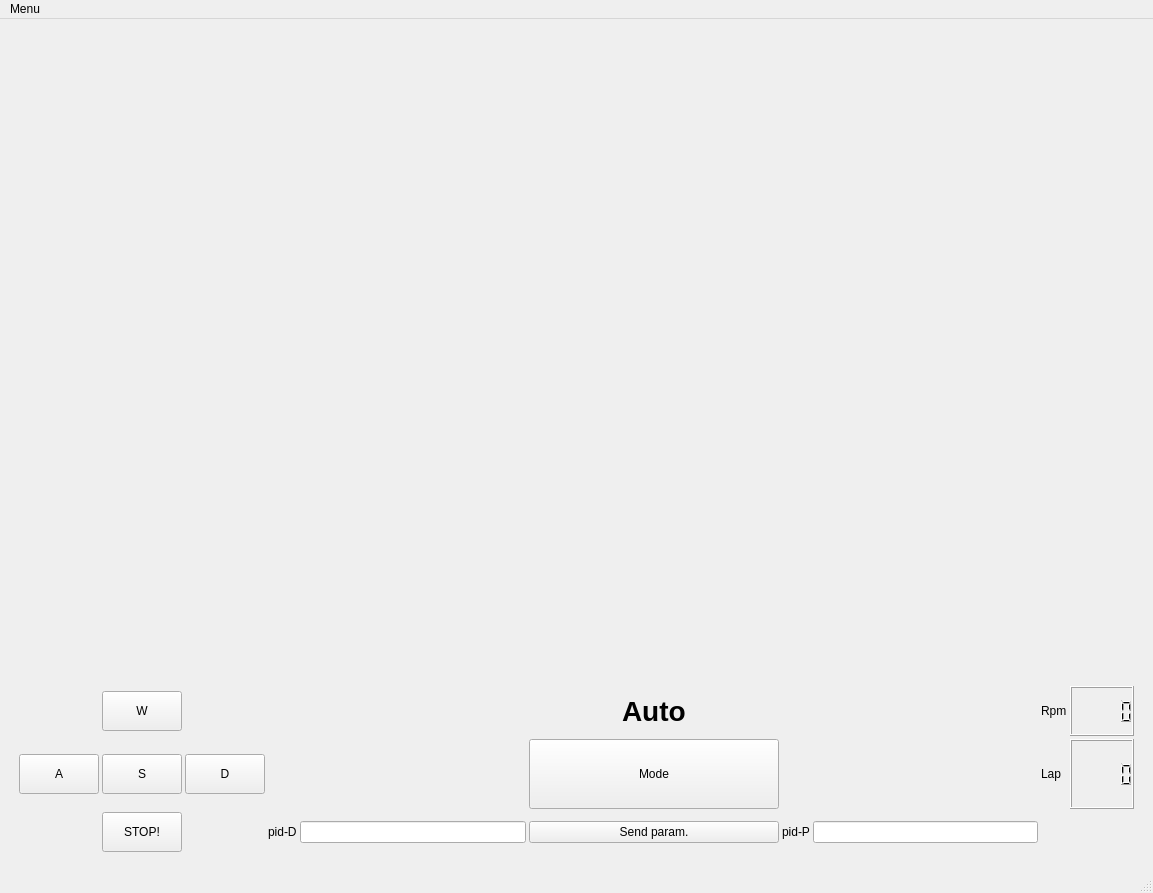
<?xml version="1.0" encoding="UTF-8"?>
<ui version="4.0">
 <class>MainWindow</class>
 <widget class="QMainWindow" name="MainWindow">
  <property name="geometry">
   <rect>
    <x>0</x>
    <y>0</y>
    <width>1153</width>
    <height>893</height>
   </rect>
  </property>
  <property name="windowTitle">
   <string>MainWindow</string>
  </property>
  <widget class="QWidget" name="centralwidget">
   <layout class="QVBoxLayout" name="verticalLayout">
    <item>
     <widget class="QWidget" name="widget" native="true">
      <zorder>gridLayoutWidget</zorder>
      <zorder>gridLayoutWidget</zorder>
      <zorder>gridLayoutWidget</zorder>
      <zorder>gridLayoutWidget</zorder>
      <zorder>gridLayoutWidget</zorder>
      <zorder>gridLayoutWidget</zorder>
      <zorder>gridLayoutWidget</zorder>
      <zorder>gridLayoutWidget</zorder>
     </widget>
    </item>
    <item>
     <layout class="QGridLayout" name="gridLayout" rowstretch="0,0,0,0" columnstretch="0,0,0,0,0,0,0,0,0,0,0,0,0,0,0,0,0,0,0" rowminimumheight="50,0,0,0" columnminimumwidth="0,0,0,0,0,0,0,0,0,0,0,0,0,0,0,0,0,0,0">
      <property name="sizeConstraint">
       <enum>QLayout::SetNoConstraint</enum>
      </property>
      <property name="margin">
       <number>10</number>
      </property>
      <property name="spacing">
       <number>3</number>
      </property>
      <item row="3" column="10">
       <widget class="QLineEdit" name="pid_p"/>
      </item>
      <item row="3" column="6">
       <widget class="QLineEdit" name="pid_d"/>
      </item>
      <item row="0" column="17">
       <widget class="QLCDNumber" name="lcdNumber_2"/>
      </item>
      <item row="1" column="0">
       <widget class="QPushButton" name="A">
        <property name="minimumSize">
         <size>
          <width>0</width>
          <height>40</height>
         </size>
        </property>
        <property name="text">
         <string>A</string>
        </property>
        <property name="checkable">
         <bool>true</bool>
        </property>
       </widget>
      </item>
      <item row="1" column="1">
       <widget class="QPushButton" name="S">
        <property name="minimumSize">
         <size>
          <width>0</width>
          <height>40</height>
         </size>
        </property>
        <property name="text">
         <string>S</string>
        </property>
        <property name="checkable">
         <bool>true</bool>
        </property>
       </widget>
      </item>
      <item row="3" column="1">
       <widget class="QPushButton" name="stop">
        <property name="minimumSize">
         <size>
          <width>0</width>
          <height>40</height>
         </size>
        </property>
        <property name="text">
         <string>STOP!</string>
        </property>
       </widget>
      </item>
      <item row="1" column="17">
       <widget class="QLCDNumber" name="lcdNumber"/>
      </item>
      <item row="1" column="4">
       <widget class="QPushButton" name="D">
        <property name="minimumSize">
         <size>
          <width>0</width>
          <height>40</height>
         </size>
        </property>
        <property name="text">
         <string>D</string>
        </property>
        <property name="checkable">
         <bool>true</bool>
        </property>
       </widget>
      </item>
      <item row="1" column="8">
       <widget class="QPushButton" name="pushButton">
        <property name="minimumSize">
         <size>
          <width>250</width>
          <height>70</height>
         </size>
        </property>
        <property name="text">
         <string>Mode</string>
        </property>
       </widget>
      </item>
      <item row="0" column="8" alignment="Qt::AlignHCenter">
       <widget class="QLabel" name="label_5">
        <property name="sizePolicy">
         <sizepolicy hsizetype="Maximum" vsizetype="Preferred">
          <horstretch>0</horstretch>
          <verstretch>0</verstretch>
         </sizepolicy>
        </property>
        <property name="font">
         <font>
          <pointsize>21</pointsize>
          <weight>75</weight>
          <bold>true</bold>
         </font>
        </property>
        <property name="layoutDirection">
         <enum>Qt::LeftToRight</enum>
        </property>
        <property name="autoFillBackground">
         <bool>false</bool>
        </property>
        <property name="text">
         <string>Auto</string>
        </property>
       </widget>
      </item>
      <item row="0" column="12">
       <widget class="QLabel" name="label_3">
        <property name="text">
         <string>Rpm</string>
        </property>
       </widget>
      </item>
      <item row="3" column="5">
       <widget class="QLabel" name="label_2">
        <property name="text">
         <string>pid-D</string>
        </property>
       </widget>
      </item>
      <item row="1" column="12">
       <widget class="QLabel" name="label_4">
        <property name="text">
         <string>Lap</string>
        </property>
       </widget>
      </item>
      <item row="0" column="1">
       <widget class="QPushButton" name="W">
        <property name="minimumSize">
         <size>
          <width>0</width>
          <height>40</height>
         </size>
        </property>
        <property name="text">
         <string>W</string>
        </property>
        <property name="checkable">
         <bool>true</bool>
        </property>
        <property name="checked">
         <bool>false</bool>
        </property>
        <property name="autoRepeat">
         <bool>false</bool>
        </property>
        <property name="autoDefault">
         <bool>false</bool>
        </property>
        <property name="default">
         <bool>false</bool>
        </property>
        <property name="flat">
         <bool>false</bool>
        </property>
       </widget>
      </item>
      <item row="3" column="9">
       <widget class="QLabel" name="label">
        <property name="text">
         <string>pid-P</string>
        </property>
       </widget>
      </item>
      <item row="3" column="8">
       <widget class="QPushButton" name="sendparam">
        <property name="text">
         <string>Send param.</string>
        </property>
       </widget>
      </item>
     </layout>
    </item>
   </layout>
  </widget>
  <widget class="QMenuBar" name="menubar">
   <property name="geometry">
    <rect>
     <x>0</x>
     <y>0</y>
     <width>1153</width>
     <height>19</height>
    </rect>
   </property>
   <widget class="QMenu" name="menu">
    <property name="title">
     <string>Menu</string>
    </property>
    <addaction name="quit"/>
   </widget>
   <addaction name="menu"/>
  </widget>
  <widget class="QStatusBar" name="statusbar"/>
  <action name="quit">
   <property name="text">
    <string>Quit</string>
   </property>
  </action>
 </widget>
 <resources/>
 <connections/>
</ui>
